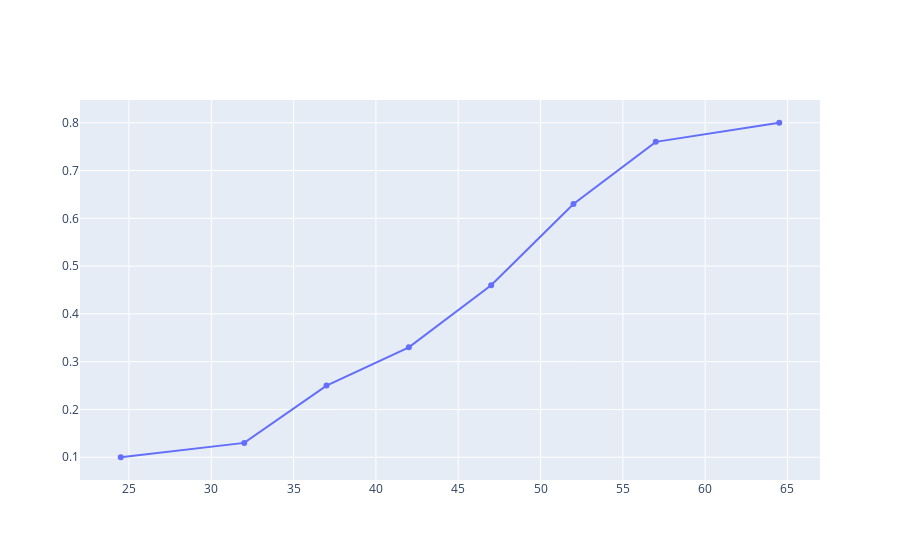

Notebook code cell kept with this figure:
### Code cell
import plotly.graph_objects as go
fig=go.Figure()
fig.add_trace(go.Scatter(x=ages,y=np.array(ratios)))#计算区间中点的比例

### Figure 1 — Plotly figure (JSON) as saved in the notebook; plotly's stock layout.template omitted (floating-point values rounded to 4 significant figures)
{"data": [{"type": "scatter", "x": [24.5, 32, 37, 42, 47, 52, 57, 64.5], "y": [0.1, 0.13, 0.25, 0.33, 0.46, 0.63, 0.76, 0.8]}], "layout": {}}
